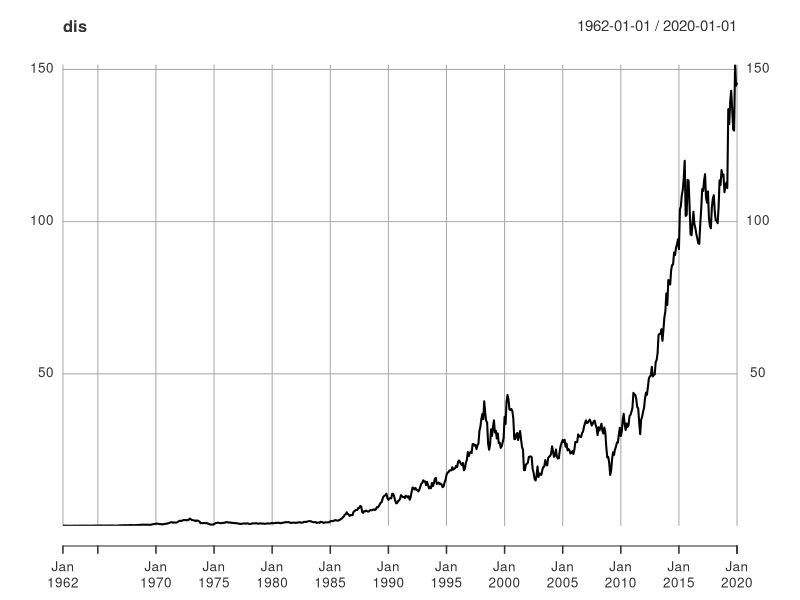

Write R code to recreate this figure. (Note: this script raises an error after producing the figure.)
# Install and initialize all libraries
list.of.packages <- c("tidyverse", "forecast", "dplyr","astsa", "xts", "tseries")
new.packages <- list.of.packages[!(list.of.packages %in% installed.packages()[,"Package"])]
if(length(new.packages)) install.packages(new.packages)
sapply(list.of.packages, require, character.only = TRUE)

# Open the dataset and turn it into a time series
dis <- read.csv('./DIS.csv')
dis <- dis %>% select(1,5)
dis$Date <- as.Date(dis$Date, formate='%Y/%m/%d')
dis <- xts(dis$Close, order.by = dis$Date)
colnames(dis) <- c('Value')

# Unit root testing
adf.test(dis, alt='stationary')

# Plot the series
plot(dis)

# 1 Abordagem - Sem transformação

dis_test <- last(dis,'12 month')
dis_train <- window(dis, start=index(first(dis)), end=index(first(dis_test)) - 1)

acf2(dis_train) # Indica um AR(1) mas que necessitará de diferenciação.
# Box.test(dis_ar1$fit, type='Ljung') # Rejeitamos H0 
dis_ar1 <- sarima(dis_train, 1, 0,0)
dis_pred_ar1 <- sarima.for(dis_train, 12, 1,0,0)
dis_es_holt <- holt(dis_train, beta = 0.01914, h = 12) # Beta encontrado usando uma função auxiliar
dis_es_holt$mean

results <- data.frame(Values <- dis_test)
results$AR1 <- dis_pred_ar1$pred
temp <- as.data.frame(dis_es_holt$mean)
temp <- as.numeric(temp$x)
results$ES <- temp
results

# Após produção das tabelas comparar o error percentual médio
mean(inter$`Percentual Error`)
mean(inter_es$`Percentual Error`)

# 2 Abordagem - Log Transform

# 3 Abordagem - Differenciação

# Log-Transform
dis_log <- log(dis)

# Divide into train and test data
dis_test <- last(dis_diff,'12 month')
dis_train <- window(dis_diff, start=index(first(dis)), end=index(first(dis_test)) - 1)

# Ljung-Box test
Box.test(dis_train, type='Ljung')


# Testing

# Produzir tabela ARIMA
high <- dis_pred_ar1$pred + 1.96*dis_pred_ar1$se
low <- dis_pred_ar1$pred - 1.96*dis_pred_ar1$se

inter <- data.frame(low, high)

inter[,(ncol(inter)+1)] = (coredata(dis_test) > inter$low & coredata(dis_test) < inter$high)[,1]
inter[,(ncol(inter)+1)] = coredata(dis_test)
inter[,(ncol(inter)+1)] = dis_pred_ar1$pred
inter[,(ncol(inter)+1)] = abs(coredata(dis_test) - dis_pred_ar1$pred)/coredata(dis_test)

colnames(inter)[3] = "Contains"
colnames(inter)[4] = "Observed value"
colnames(inter)[5] = "Forecast"
colnames(inter)[6] = "Percentual Error"
inter

# Produzir tabela ES
high_es <- dis_es_holt$upper[,2]
low_es <- dis_es_holt$lower[,2]
inter_es <- data.frame(low_es, high_es)

inter_es[,(ncol(inter_es)+1)] = (coredata(dis_test) > inter_es$low & coredata(dis_test) < inter_es$high)[,1]
inter_es[,(ncol(inter_es)+1)] = coredata(dis_test)
inter_es[,(ncol(inter_es)+1)] = dis_es_holt$mean
inter_es[,(ncol(inter_es)+1)] = abs(coredata(dis_test) - dis_es_holt$mean)/coredata(dis_test)

colnames(inter_es)[3] = "Contains"
colnames(inter_es)[4] = "Observed value"
colnames(inter_es)[5] = "Forecast"
colnames(inter_es)[6] = "Percentual Error"
inter_es

# Encontrar menor beta
beta <- seq(.0001, .5, by = .001)
RMSE <- NA
for(i in seq_along(beta)) {
  fit <- holt(dis_train, beta = beta[i], h = 100)
  RMSE[i] <- accuracy(fit, dis_test)[2,2]
}

beta.fit <- data_frame(beta, RMSE)
beta.min <- filter(beta.fit, RMSE == min(RMSE))
beta.min